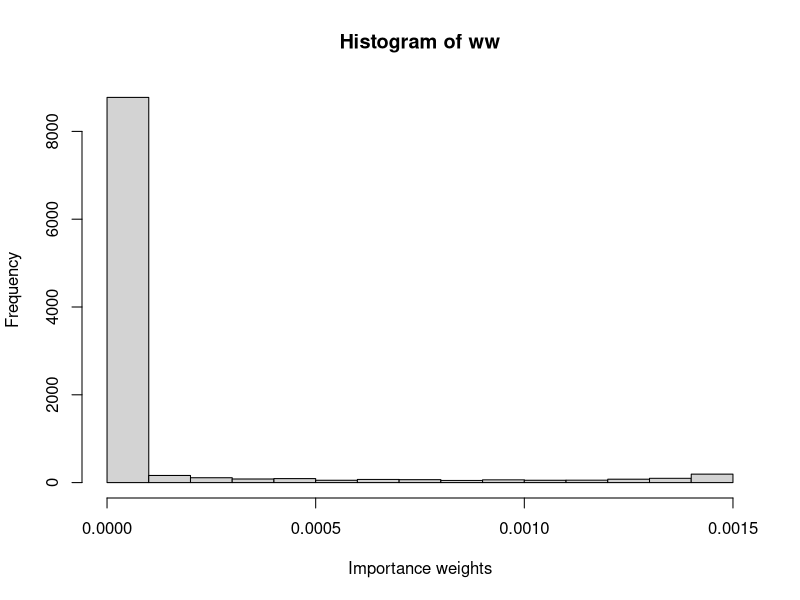
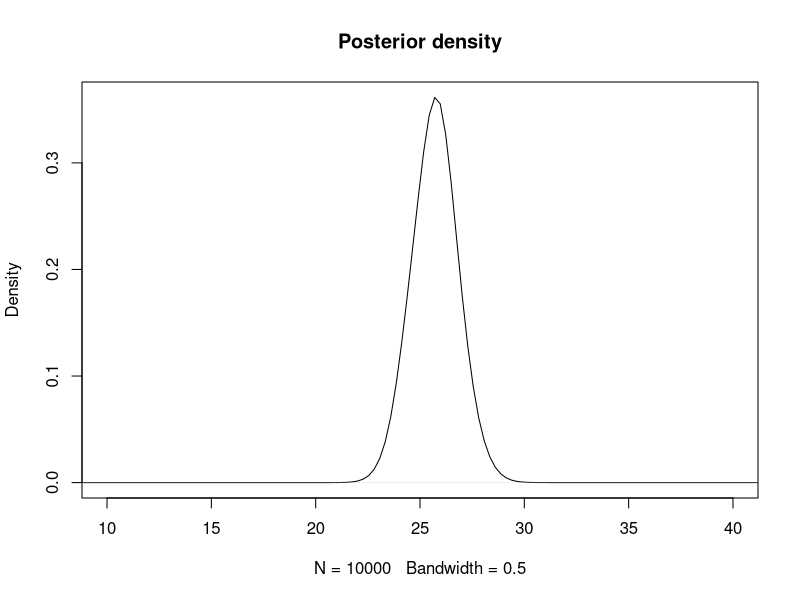
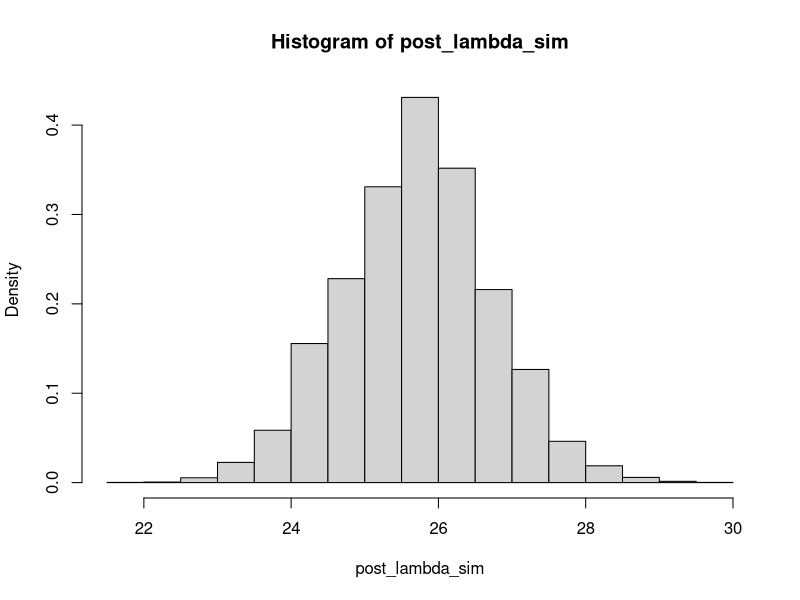
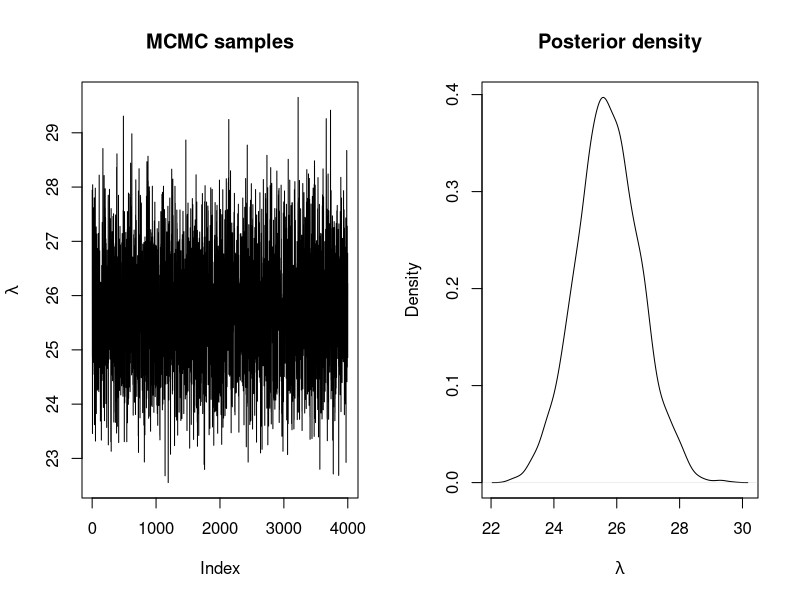
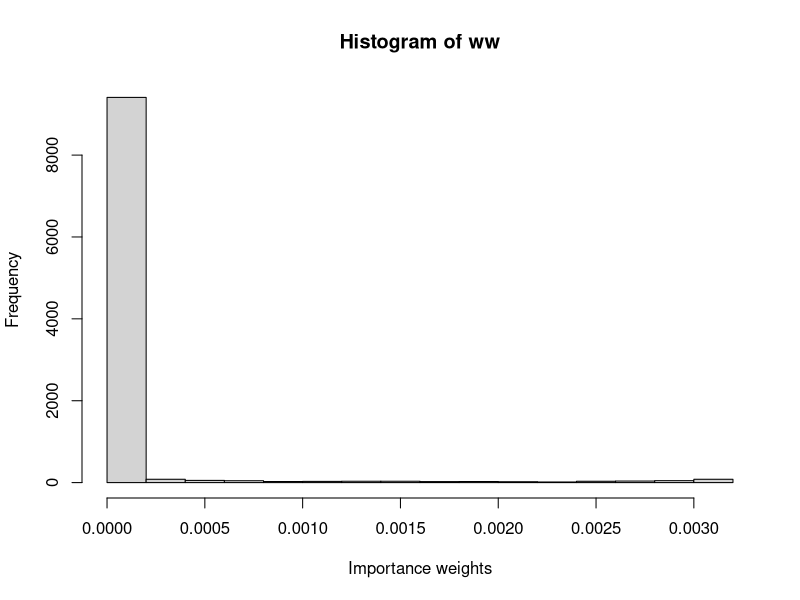
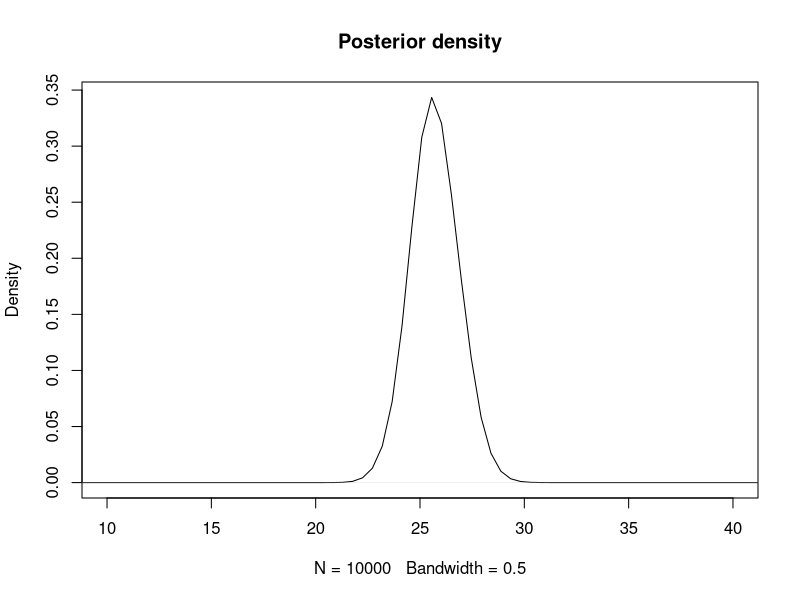
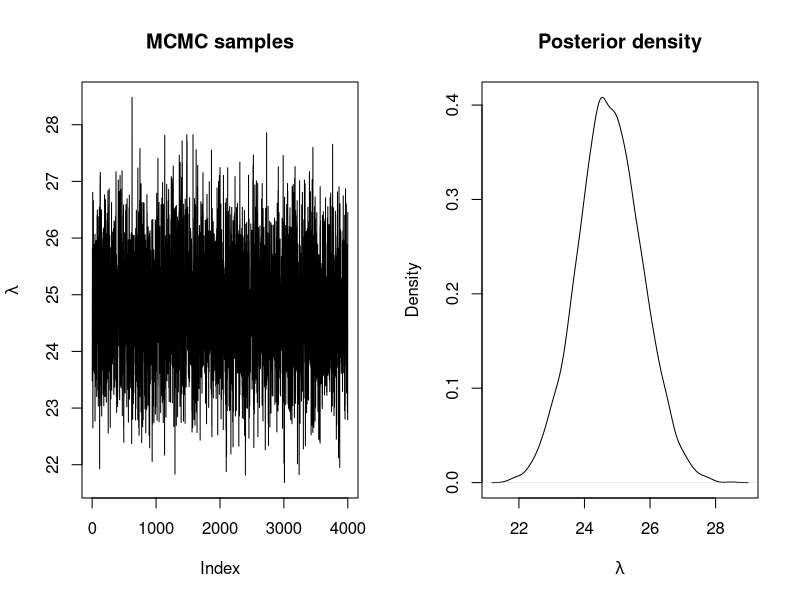
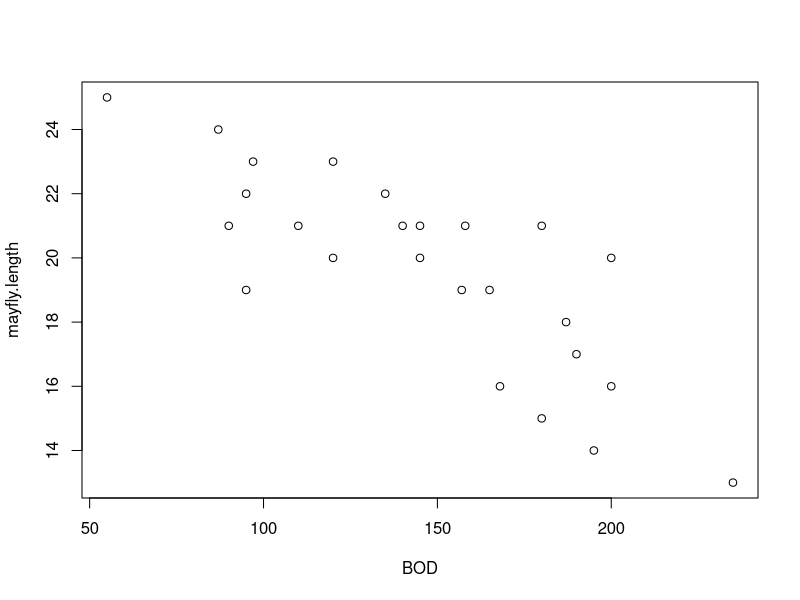

Write R code to recreate these figures, in order.
## ---- chunk 1
GoTdata <- data.frame(Us = c(25, 29, 27, 27, 25, 27, 22, 26, 27, 29, 23,
                          28, 25, 24, 22, 25, 23, 29, 23, 28, 21, 29,
                          28, 23, 28))
y <- GoTdata$Us
## ---- chunk 2
n_simulations <- 10000
set.seed(1)
lambda_sim <- rlnorm(n_simulations, 3, 0.5)
## ---- chunk 3
# Log-Likelihood (for each value of lambda_sim)
loglik_pois <- sapply(lambda_sim, function(LAMBDA) {
  sum(dpois(GoTdata$Us, LAMBDA, log = TRUE))
})

# Log-weights: log-lik + log-prior - log-proposal_distribution
log_ww <- loglik_pois + dgamma(lambda_sim, 0.01, 0.01, log = TRUE) - dlnorm(lambda_sim, 3, 0.5, log = TRUE)

# Re-scale weights to sum up to one
log_ww <- log_ww - max(log_ww)
ww <- exp(log_ww)
ww <- ww / sum(ww)

## ---- chunk 4
hist(ww, xlab = "Importance weights")
## ---- chunk 5
# Posterior mean
(post_mean <- sum(lambda_sim * ww))

# Posterior variance
(post_var <- sum(lambda_sim^2 * ww)- post_mean^2)
## ---- chunk 6
plot(density(lambda_sim, weights = ww, bw = 0.5) , main = "Posterior density", xlim = c(10,40))
## ---- chunk 7
post_lambda_sim <- sample(lambda_sim, prob = ww, replace = TRUE)
hist(post_lambda_sim, freq = FALSE)
## ---- chunk 8
# Proposal distribution: sampling
rq <- function(lambda) {
  rlnorm(1, meanlog = log(lambda), sdlog = sqrt(1 / 100))
}

# Proposal distribution: log-density
logdq <- function(new.lambda, lambda) {
  dlnorm(new.lambda, meanlog = log(lambda), sdlog = sqrt(1 / 100), log = TRUE)
}

# Prior distribution: Ga(0.01, 0.01)
logprior <- function(lambda) {
  dgamma(lambda, 0.01, 0.01, log = TRUE)
}

# LogLikelihood
loglik <- function(y, lambda) {
   res <- sum(dpois(y, lambda, log = TRUE)) 
}
## ---- chunk 9
# Number of iterations
n.iter <- 40500

# Simulations of the parameter
lambda <- rep(NA, n.iter)

# Initial value
lambda[1] <- 30

for(i in 2:n.iter) {
  new.lambda <- rq(lambda[i - 1])
  
  # Log-Acceptance probability
  logacc.prob <- loglik(y, new.lambda) + logprior(new.lambda) +
    logdq(lambda[i - 1], new.lambda)
  logacc.prob <- logacc.prob - loglik(y, lambda[i - 1]) - logprior(lambda[i - 1]) - 
    logdq(new.lambda, lambda[i - 1])
  logacc.prob <- min(0, logacc.prob)#0 = log(1)
  
  if(log(runif(1)) < logacc.prob) {
    # Accept
    lambda[i] <- new.lambda
  } else {
    # Reject
    lambda[i] <- lambda[i - 1]
  }
}
## ---- chunk 10
# Remove burn-in
lambda <- lambda[-c(1:500)]

# Thinning
lambda <- lambda[seq(1, length(lambda), by = 10)]

# Summary statistics
summary(lambda)

oldpar <- par(mfrow = c(1, 2))
plot(lambda, type = "l", main = "MCMC samples", ylab = expression(lambda))
plot(density(lambda), main = "Posterior density", xlab = expression(lambda))
par(oldpar)
## ---- chunk 11
    ESS <- function(ww){
      (sum(ww)^2)/sum(ww^2)
    }
    ESS(ww)
    n_simulations
## ---- chunk 12
    n_simulations <- 10000
    set.seed(12)
    lambda_sim <- rgamma(n_simulations,5,0.1)
    loglik_pois <- sapply(lambda_sim, function(LAMBDA) {
      sum(dpois(GoTdata$Us, LAMBDA, log = TRUE))
    })
    log_ww <- loglik_pois + dgamma(lambda_sim, 0.01, 0.01, log = TRUE) - dgamma(lambda_sim, 5, 0.1, log=TRUE)
    log_ww <- log_ww - max(log_ww)
    ww <- exp(log_ww)
    ww <- ww / sum(ww)
## ---- chunk 13
    hist(ww, xlab = "Importance weights")
## ---- chunk 14
    post_mean <- sum(lambda_sim * ww)
    post_mean
    post_var <- sum(lambda_sim^2 * ww)- post_mean^2
    post_var
## ---- chunk 15
    plot(density(lambda_sim, weights = ww, bw = 0.5), main = "Posterior density", xlim = c(10,40))
## ---- chunk 16
    ESS(ww)
    n_simulations
## ---- chunk 17
    # Prior distribution: Ga(1.0, 1.0)
    logprior <- function(lambda) {
      dgamma(lambda, 1.0, 1.0, log = TRUE)
    }
    # Number of iterations
    n.iter <- 40500
    
    # Simulations of the parameter
    lambda <- rep(NA, n.iter)
    
    # Initial value
    lambda[1] <- 30
    
    for(i in 2:n.iter) {
      new.lambda <- rq(lambda[i - 1])
      
      # Log-Acceptance probability
      logacc.prob <- loglik(y, new.lambda) + logprior(new.lambda) +
        logdq(lambda[i - 1], new.lambda)
      logacc.prob <- logacc.prob - loglik(y, lambda[i - 1]) - logprior(lambda[i - 1]) - 
        logdq(new.lambda, lambda[i - 1])
      logacc.prob <- min(0, logacc.prob)#0 = log(1)
      
      if(log(runif(1)) < logacc.prob) {
        # Accept
        lambda[i] <- new.lambda
      } else {
        # Reject
        lambda[i] <- lambda[i - 1]
      }
    }
    # Remove burn-in
    lambda <- lambda[-c(1:500)]
    
    # Thinning
    lambda <- lambda[seq(1, length(lambda), by = 10)]
    
    # Summary statistics
    summary(lambda)
    
    oldpar <- par(mfrow = c(1, 2))
    plot(lambda, type = "l", main = "MCMC samples", ylab = expression(lambda))
    plot(density(lambda), main = "Posterior density", xlab = expression(lambda))
    par(oldpar)
## ---- chunk 18
# Read in data
BOD <- c(200,180,135,120,110,120,95,168,180,195,158,145,140,145,165,187,
         190,157,90,235,200,55,87,97,95)
mayfly.length <- c(20,21,22,23,21,20,19,16,15,14,21,21,21,20,19,18,17,19,21,13,
            16,25,24,23,22)
# Create data frame for the analysis
Data <- data.frame(BOD=BOD,mayfly.length=mayfly.length)
## ---- chunk 19
suppressPackageStartupMessages(
  library(MCMCpack)
)
## ---- chunk 20
    # Scatterplot
    plot(BOD,mayfly.length)
    # Correlation with hypothesis test
    cor.test(BOD,mayfly.length)
## ---- chunk 21
    # Linear Regression using lm()
    linreg <- lm(mayfly.length ~ BOD, data = Data)
    summary(linreg)
## ---- chunk 22
    # Bayesian Linear Regression using a Gibbs Sampler
    
    # Set the size of the burn-in, the number of iterations of the Gibbs Sampler
    # and the level of thinning
    burnin <- 5000
    mcmc <- 10000
    thin <- 10

    # Obtain the samples
    results1  <- MCMCregress(mayfly.length~BOD,
                             b0=c(0.0,0.0), B0 = c(0.0001,0.0001),
                             c0 = 2, d0 = 2, # Because the prior is Ga(c0/2,d0/2),
                             beta.start = c(1,1),
                             burnin=burnin, mcmc=mcmc, thin=thin,
                             data=Data, verbose=1000)
    summary(results1)

## ---- chunk 23
    oldpar <- par(mfrow = c(2, 2))
    traceplot(results1)
    par(oldpar)
## ---- chunk 24
    oldpar <- par(mfrow = c(2, 2))
    densplot(results1)
    par(oldpar)
## ---- chunk 25
    crosscorr(results1)
## ---- chunk 26
    # Mean-centre the x covariate
    DataC <- Data
    meanBOD <- mean(DataC$BOD)
    DataC$BOD <- DataC$BOD - meanBOD
    
    # Set the size of the burn-in, the number of iterations of the Gibbs Sampler
    # and the level of thinning
    burnin <- 50000
    mcmc <- 10000
    thin <- 10

    # Obtain the samples
    results2  <- MCMCregress(mayfly.length~BOD,
                             b0=c(0.0,0.0), B0 = c(0.0001,0.0001),
                             c0 = 2, d0 = 2, # Because the prior is Ga(c0/2,d0/2),
                             beta.start = c(1,1),
                             burnin=burnin, mcmc=mcmc, thin=thin,
                             data=DataC, verbose=1000)
    summary(results2)
    
    # Correct the effect of the mean-centering on the intercept, using the
    # full set of simulated outputs
    results2.simulations <- as.data.frame(results2)
    results2.beta.0 <- results2.simulations[,"(Intercept)"] - meanBOD * results2.simulations$BOD
    summary(results2.beta.0)
    var(results2.beta.0)
    sd(results2.beta.0)
    
## ---- chunk 27
    oldpar <- par(mfrow = c(2, 2))
    traceplot(results2)
    par(oldpar)
## ---- chunk 28
    oldpar <- par(mfrow = c(2, 2))
    densplot(results2)
    # Need to use the Base R kernel density function to look at the corrected 
    # Intercept
    plot(density(results2.beta.0, bw = 0.3404), xlim=c(22,34),
         main = "Density, corrected Intercept")
    par(oldpar)
## ---- chunk 29
    crosscorr(results2)
